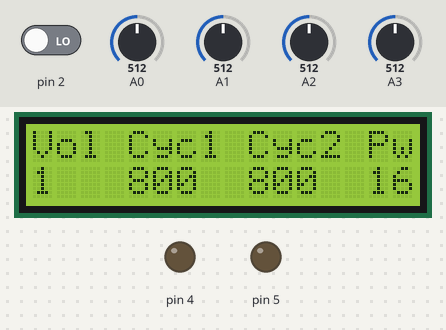
A sketch run on a simulated Arduino Uno, built with avr-gcc and run on an emulated ATmega328P. Shown: 16×2 character LCD, output pins drawn as LEDs (lit = HIGH). Inputs (shaded band) come from the test bench; at power-on: A3 = 512, pin 2 LOW, A1 = 512, A2 = 512, A0 = 512. What the sketch prints to the serial monitor is not drawn.

Above: at 1.3 s.
1.4 s: A3 set to 996
At 2.0 s:
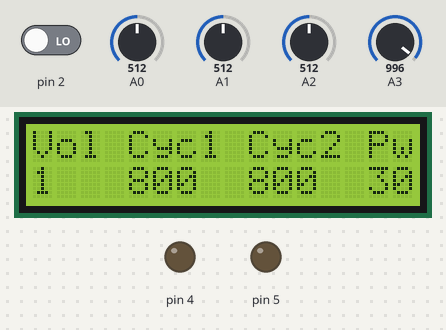
2.9 s: A3 set to 1020
At 3.3 s:
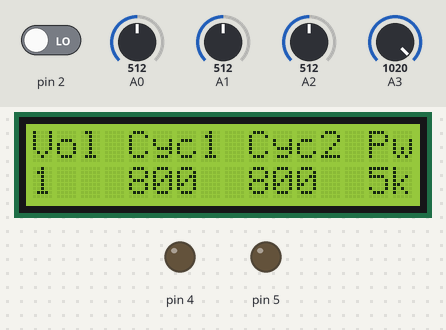
5.9 s: pin 2 driven HIGH
At 7.1 s:
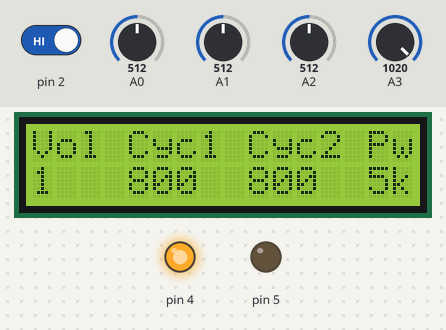
7.4 s: pin 2 driven LOW
At 8.0 s:
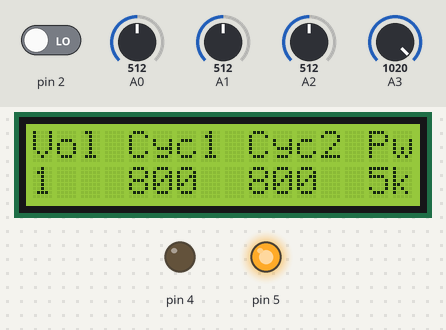
8.9 s: A1 set to 716
At 9.4 s:
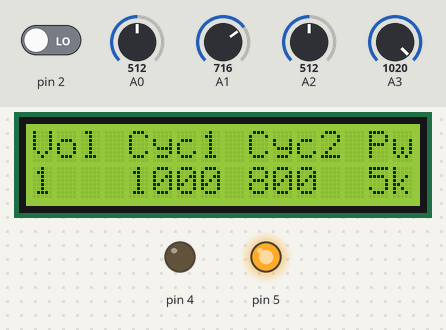
10.4 s: A2 set to 716
At 11.3 s:
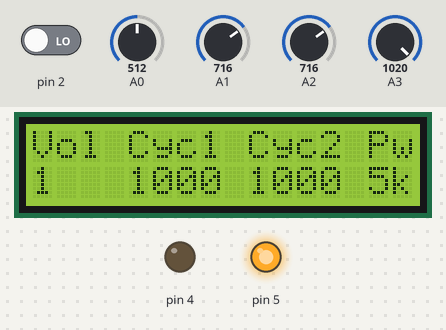
Timing chart, 0 to 12.9 s (numbered marks = the images above; inputs shaded):
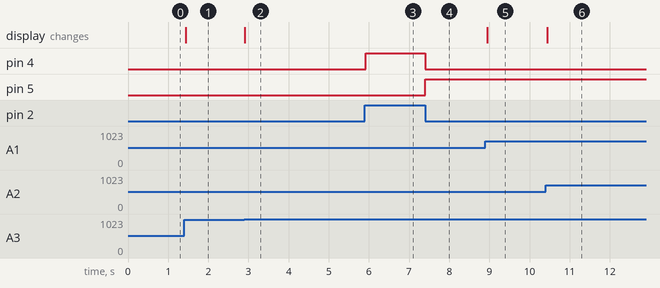

Measured:
- the behaviour switches between 1006 and 1007 on A3 (found by bisection; images 1 and 2)
- after the input at 1.4 s, the display: changes at once (image 1)
- after the input at 2.9 s, the display: changes at once (image 2)
- after the input at 5.9 s, pin 4: LOW → HIGH at once
- after the input at 7.4 s, pin 4: HIGH → LOW at once; pin 5: LOW → HIGH at once
- after the input at 8.9 s, the display: changes after 0.05 s (image 5)
- after the input at 10.4 s, the display: changes at once (image 6)

The sketch:

S1_Stim.ino
```cpp
#include <LiquidCrystal_I2C.h>
#include <Wire.h>

LiquidCrystal_I2C lcd(0x27,16,2);
double maxV = 24; //Volts
double maxC = 1500.0; //Cycle Length
double pulseW = 31.0; //ms

void setup()
{
  Serial.begin(9600);
  lcd.init();
  lcd.backlight();
  lcd.begin(16,2); //dimension of LCD
  lcd.print("Vol Cyc1 Cyc2 Pw");

  pinMode(4,OUTPUT);
  pinMode(5,OUTPUT);
}

void loop(){
  double output;
  int power = 0; //turns device on or off
  int tim = 0; //timer

  int sensor0 = analogRead(A0);
  float volt = sensor0 * (maxV/1023.0); // - 1.4; //1.4 from transistors
  lcd.setCursor(0,1);
  lcd.print(String(round(volt)));
  volt = 1;

  if(volt < 10){
    lcd.setCursor(1,1);
    lcd.print(" ");
  }

  int sensor1 = analogRead(A1);
  float cyc1 = round((sensor1 * maxC/1023.0)/100)*100;
  lcd.setCursor(4,1);
  lcd.print(String(round(cyc1)));

  if(cyc1 < 1000){
    lcd.setCursor(7,1);
    lcd.print(" ");
  }

  int sensor2 = analogRead(A2);
  float cyc2 = round((sensor2 * maxC/1023.0)/100)*100;
  lcd.setCursor(9,1);
  lcd.print(String(round(cyc2)));

  if(cyc2 < 1000){
    lcd.setCursor(12,1);
    lcd.print(" ");
  }

  int sensor3 = analogRead(A3);
  float pwid = round(sensor3 * pulseW/1023.0);
  lcd.setCursor(14,1);
  if(pwid == 31.00){
    pwid = 5000;
    lcd.print("5k");
  } else{
    lcd.print(String(round(pwid)));
  }

  //Turns system on
  if(digitalRead(2) > 0){
    power =1;
  }


  while (power == 1) {
    //Creates square waveform
    //Positive
    output = volt;
    configuration(1);
    changeFunction(pwid, output);

    //Negative
    output = -volt;
    configuration(2);
    changeFunction(pwid, output);

    //Rest depending on mode: PWID == 5k is used for testing while PWID < 100 is used for physiological setting
    if (pwid < 100){
      //Rest
      output = 0;
      configuration(0);
      changeFunction(100-2*pwid,output); //rest for remainder of one unit cycle length.
      tim = tim + 100;


      //Rest until new stim.
      while (1){
        //Breaks if needs to be stimulated; cyc1 is on by default, while cyc2 can be activated by a switch
        if((tim % (int)cyc1) == 0){
          break;
        }
        if((tim % (int)cyc2) == 0 && digitalRead(3) > 0){
          break;
        }


        //Otherwise, system rests until it can be stimulated again
        changeFunction(100,output);
        tim = tim + 100;
      }


      //Restarts tim to prevent infinity
      if((tim % (int)cyc1) == 0 && (tim % (int)cyc2) == 0){
        tim = 0;
      }
    }

    if(digitalRead(2) == 0){
      power = 0;
    }
  }
  output = 0;
}

void changeFunction(int interval, double output){
  int lock = 1;
  long lastChange = millis();
  while(lock == 1){
    Serial.println(output);
    if ((millis() - lastChange) >= interval){
      lock = 0;
    }
    if (digitalRead(2) == 0){
      break;
    }
  }
}

void configuration(int mode){
  if (mode == 1){
    digitalWrite(4,HIGH);
    digitalWrite(5,LOW);
  }
  else if (mode == 2){
    digitalWrite(4,LOW);
    digitalWrite(5,HIGH);
  }
  else{
    digitalWrite(4,LOW);
    digitalWrite(5,LOW);
  }
}
```
